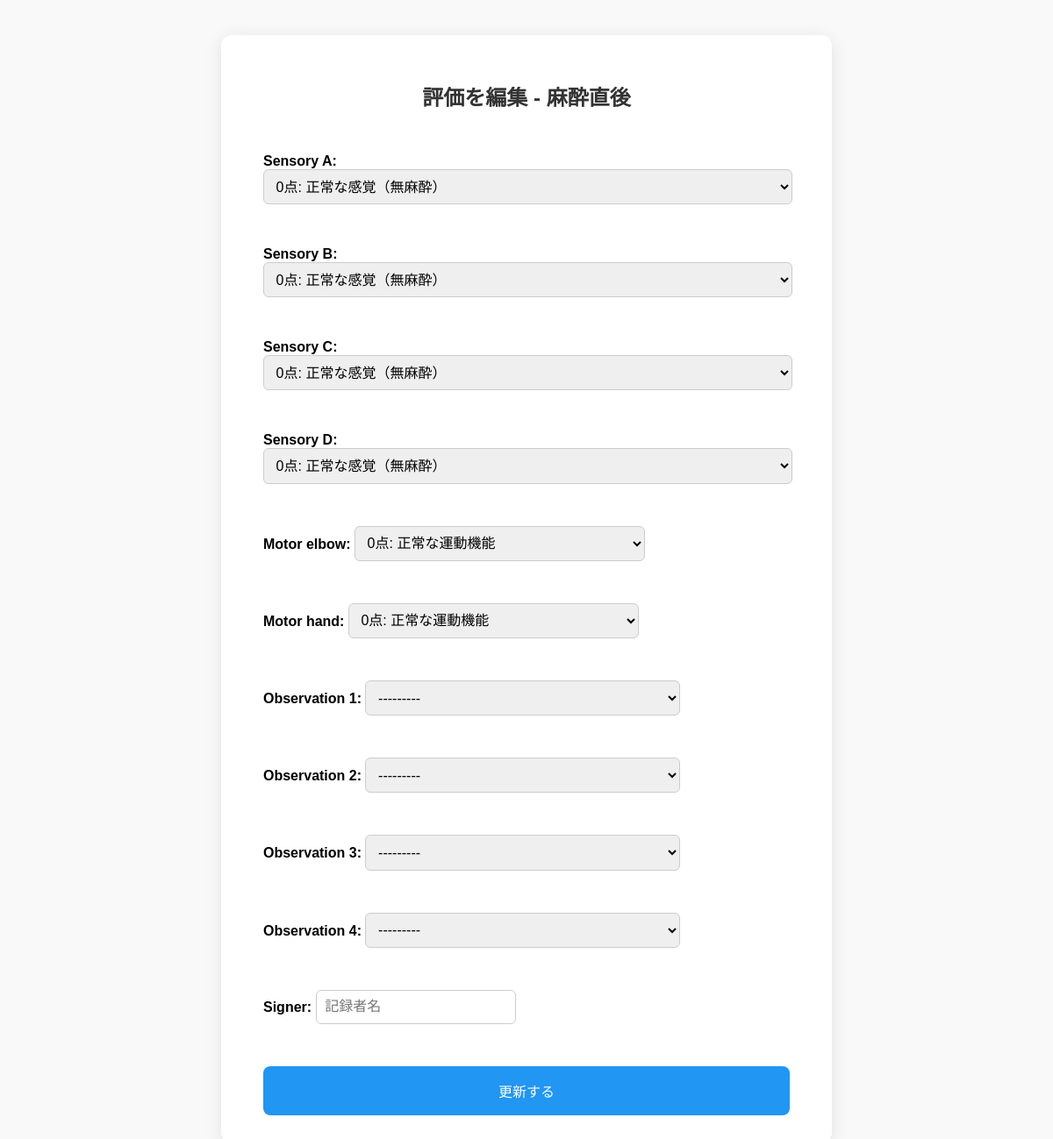
/patient/evaluation/94/edit/ (signed in), run on the app's committed database.
### patient/models.py (models this page shows, shortened)
class Evaluation(models.Model):
    TIMEPOINT_CHOICES = [
    ('0', 'オペ前'),
    ('1', '麻酔直後'),
    ('2', 'オペ直後'),
    ('3', '帰室時'),
    ('4', '時系列⑤'),
    ('5', '時系列⑥'),
    ('6', '時系列⑦'),
    ('7', '時系列⑧'),
]
    SENSORY_CHOICES = [
    (0, '0点: 正常な感覚（無麻酔）'),
    (1, '1点: 冷感を感じるが、健側（または正常部）に比べて鈍い（部分的ブロック）'),
    (2, '2点: 完全な感覚遮断（完全ブロック）'),
    (99, '99点: 評価不能（反応なし）')
]
    MOTOR_CHOICES = [
        (0, '0点: 正常な運動機能'),
        (1, '1点: 軽度の筋力低下（可動域制限なし）'),
        (2, '2点: 顕著な筋力低下（可動域制限あり）'),
        (3, '3点: 完全麻痺（随意運動なし）'),
        (99, '99点: 評価不能（反応なし）')
    ]
    OBS_CHOICES = [
        (0, '0:異常なし'),
        (1, '1:血腫、腫脹、赤みなど、何らかの異常あり'),
    ]
    operation = models.ForeignKey(Operation, on_delete=models.CASCADE, related_name='evaluations')
    timepoint = models.CharField(max_length=1, choices=TIMEPOINT_CHOICES)
    sensory_A = models.IntegerField(choices=SENSORY_CHOICES, null=True, blank=True)
    sensory_B = models.IntegerField(choices=SENSORY_CHOICES, null=True, blank=True)
    sensory_C = models.IntegerField(choices=SENSORY_CHOICES, null=True, blank=True)
    sensory_D = models.IntegerField(choices=SENSORY_CHOICES, null=True, blank=True)
    motor_elbow = models.IntegerField(choices=MOTOR_CHOICES, null=True, blank=True)
    motor_hand = models.IntegerField(choices=MOTOR_CHOICES, null=True, blank=True)
    observation_1 = models.IntegerField(choices=OBS_CHOICES, null=True, blank=True)
    observation_2 = models.IntegerField(choices=OBS_CHOICES, null=True, blank=True)
    observation_3 = models.IntegerField(choices=OBS_CHOICES, null=True, blank=True)
    observation_4 = models.IntegerField(choices=OBS_CHOICES, null=True, blank=True)
    signer = models.CharField(max_length=50, blank=True)
    created_at = models.DateTimeField(auto_now_add=True)

### patient/views.py (the view)
# urls.py: path('evaluation/<int:evaluation_id>/edit/', views.edit_evaluation, name='edit_evaluation'),
@login_required
def edit_evaluation(request, evaluation_id):
    evaluation = get_object_or_404(Evaluation, id=evaluation_id)
    operation = evaluation.operation  # 戻る用に使います
    if request.method == 'POST':
        form = EvaluationForm(request.POST, instance=evaluation)
        if form.is_valid():
            form.save()
            return redirect('evaluation_summary', operation_id=operation.id)
    else:
        form = EvaluationForm(instance=evaluation)
    return render(request, 'patient/edit_evaluation.html', {
        'form': form,
        'evaluation': evaluation,
        'timepoint_label': evaluation.get_timepoint_display(),
    })

### patient/forms.py
class EvaluationForm(forms.ModelForm):
    class Meta:
        model = Evaluation
        fields = [
            'sensory_A', 'sensory_B', 'sensory_C', 'sensory_D',
            'motor_elbow', 'motor_hand',
            'observation_1', 'observation_2', 'observation_3', 'observation_4',
            'signer'
        ]
        widgets = {
            'signer': forms.TextInput(attrs={'placeholder': '記録者名'}),
        }

### patient/templates/patient/edit_evaluation.html (shortened to what this page needs)
<!DOCTYPE html>
<html lang="ja">
<head>
</head>
<body>
  <div class="card">
    <h2>評価を編集 - {{ timepoint_label }}</h2>
    <form method="post">
      {{ form.as_p }}
      <button type="submit">更新する</button>
    </form>
  </div>
</body>
</html>

### patient/templates/patient/edit_evaluation.html (style rules this page uses)
body { font-family: sans-serif; background-color: #f9f9f9; padding: 2rem; display: flex; justify-content: center; }
.card { background-color: white; padding: 2rem 3rem; border-radius: 12px; box-shadow: 0 4px 20px rgba(0, 0, 0, 0.1); width: 100%; max-width: 600px; }
h2 { text-align: center; margin-bottom: 2rem; color: #333; }
form { display: flex; flex-direction: column; gap: 1rem; }
label { font-weight: bold; }
input, select { padding: 0.6rem; border-radius: 6px; border: 1px solid #ccc; font-size: 1rem; }
button { padding: 1rem; background-color: #2196F3; color: white; border: none; border-radius: 8px; cursor: pointer; font-size: 1rem; margin-top: 1rem; }

### data on the page
Evaluation: sensory_A "0点: 正常な感覚（無麻酔）", sensory_B "0点: 正常な感覚（無麻酔）", sensory_C "0点: 正常な感覚（無麻酔）", sensory_D "0点: 正常な感覚（無麻酔）", motor_elbow "0点: 正常な運動機能", motor_hand "0点: 正常な運動機能", observation_1 "---------", observation_2 "---------", observation_3 "---------", observation_4 "---------"

### other printed values
{{ timepoint_label }} "麻酔直後"
